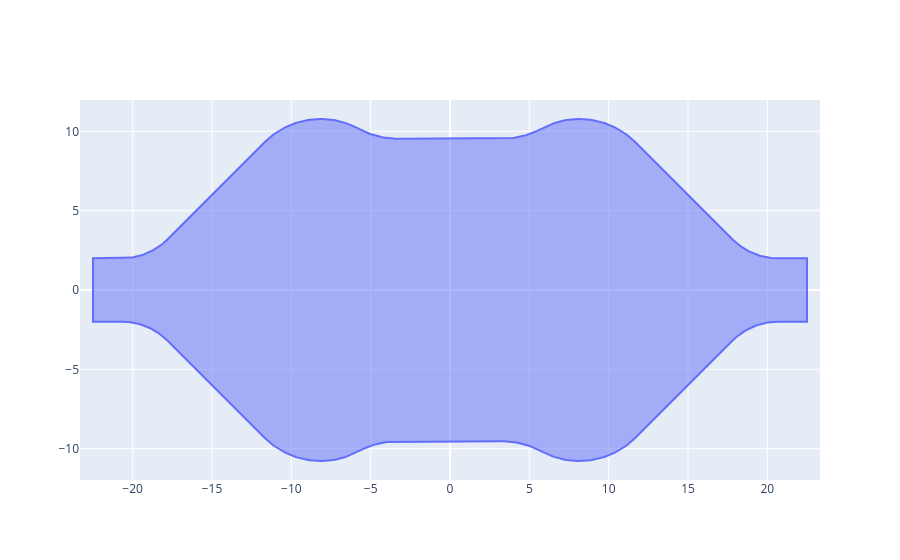

The cell this chart's notebook holds for it:
### Code cell
cross_section = shapely.concave_hull(sg.MultiLineString([upper_contour, lower_contour]))
plot_geom(cross_section)

### Figure 1 — Plotly figure (JSON) as saved in the notebook; plotly's stock layout.template omitted (floating-point values rounded to 4 significant figures; data arrays with more than 128 entries replaced by an {"elided": "..."} marker saying what was removed)
{"data": [{"fill": "toself", "type": "scatter", "x": {"elided": "587 float values"}, "y": {"elided": "587 float values"}}], "layout": {"autosize": true, "xaxis": {"autorange": true, "domain": [0, 1], "range": [-88.35, 88.35], "type": "linear"}, "yaxis": {"autorange": true, "domain": [0, 1], "range": [-11.97, 11.97], "scaleanchor": "x", "scaleratio": 1, "type": "linear"}}}
